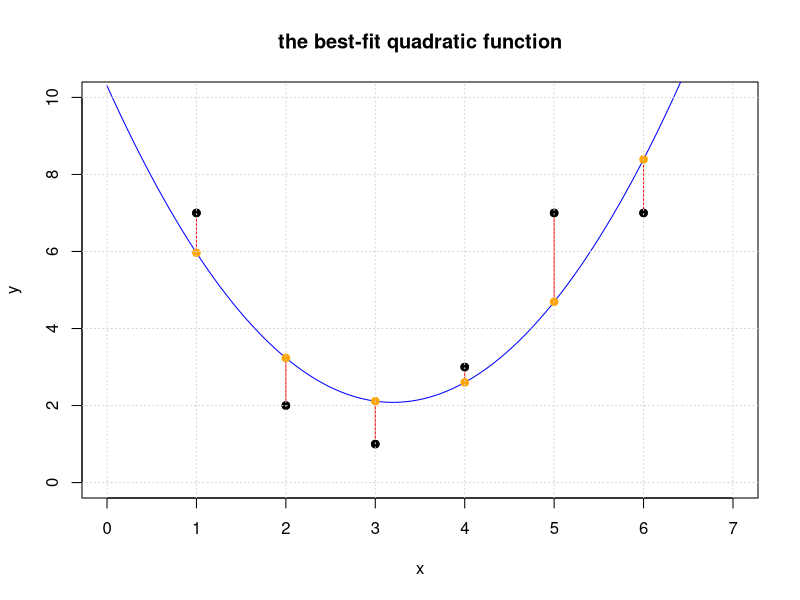
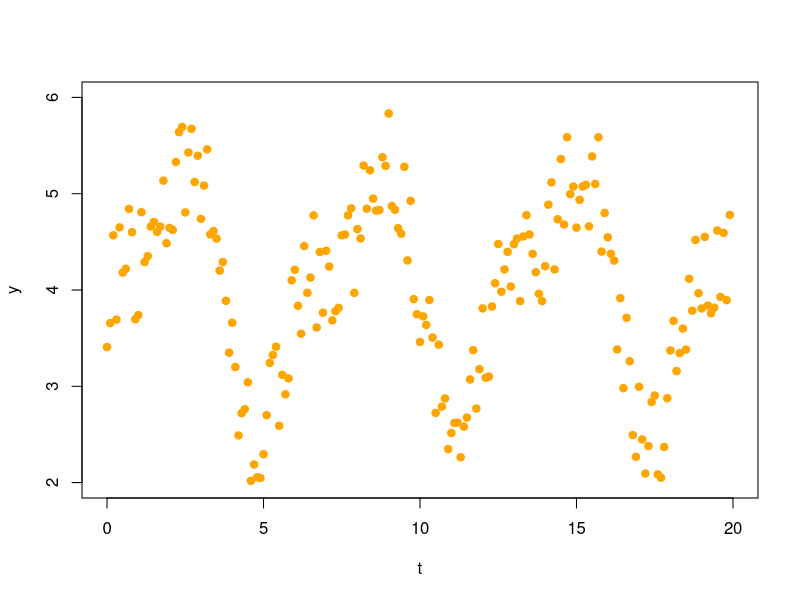
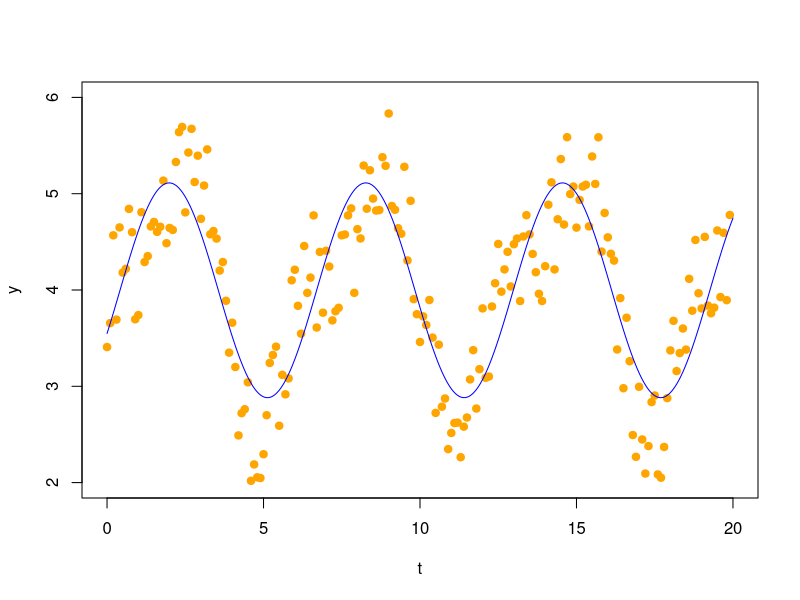

R code for these plots, in order:
## ---- chunk 1
require(pracma)
## ---- chunk 2
(A = cbind(c(1,2,-1,-2),c(1,2,3,4),c(1,0,1,0)))
b = c(9,5,5,8)
## ---- chunk 3
x = c(1,2,3,4,5,6)
y = c(7,2,1,3,7,7)
(A = cbind(x^0,x,x^2))
xhat = solve(t(A)%*%A,t(A)%*%y)
yhat = A %*% xhat
r = y - yhat
t(r) %*% r
## ---- chunk 4
#plot the original set of points
plot(x,y,pch=19,xlim=c(0,7),ylim=c(0,10), main='the best-fit quadratic function')
# generate points for the fitted line and plot it
tt = seq(0,7,len=100)  
lines(tt,xhat[1]+xhat[2]*tt+xhat[3]*tt^2,col='blue')
# add the residuals to the plot
for (i in 1:length(x)) {
  lines(c(x[i],x[i]),c(y[i],yhat[i]), col='red')
}
#add yhat to the plot
points(x,yhat,pch=19,col='orange')
#put the original points back on the plot last so we can see them 
points(x,y,pch=19,col="black")
grid()
## ---- chunk 5
MPG=c(16.9,15.5,19.2,18.5,30,27.5,27.2,30.9,20.3,17,21.6,16.2,20.6,20.8,18.6,18.1,17,17.6,16.5,18.2,26.5,21.9,34.1,35.1,27.4,31.5,29.5,28.4,28.8,26.8,33.5,34.2,31.8,37.3,30.5,22,21.5,31.9)
lbs=c( 3967.6,3689.14,3280.55,3585.4,1961.05,2329.6,2093,2029.3,2575.3,2857.4,2543.45,3103.1,3075.8,2793.7,3294.2,3103.1,3494.4,3389.75,3599.05,3485.3,2352.35,2648.1,1797.25,1742.65,2429.7,1810.9,1942.85,2429.7,2361.45,2457,2325.96,2002,1838.2,1938.3,1992.9,2561.65,2366,1925)
HP= c(155,142,125,150,68,95,97,75,103,125,115,133,105,85,110,120,130,129,138,135,88,109,65,80,80,71,68,90,115,115,90,70,65,69,78,97,110,71)
Cyl=c(8,8,8,8,4,4,4,4,5,6,4,6,6,6,6,6,8,8,8,8,4,6,4,4,4,4,4,4,6,6,4,4,4,4,4,6,4,4)
Car = c("BuickEstateWagon", "FordCountrySquireWagon", "ChevyMalibuWagon", "ChryslerLeBaronWagon", "Chevette", "ToyotaCorona", "Datsun510", "DodgeOmni", "Audi5000", "Volvo240GL", "Saab99GLE", "Peugeot694SL", "BuickCenturySpecial", "MercuryZephyr", "DodgeAspen", "AMCConcordD/L", "ChevyCapriceClassic", "FordLTD", "MercuryGrandMarquis", "DodgeStRegis", "FordMustang4", "FordMustangGhia", "MazdaGLC", "DodgeColt", "AMCSpirit", "VWScirocco", "HondaAccordLX", "BuickSkylark", "ChevyCitation", "OldsOmega", "PontiacPhoenix", "PlymouthHorizon", "Datsun210", "FiatStrada", "VWDasher", "Datsun810", "BMW320i", "VWRabbit")
df = data.frame(cbind(lbs,HP,Cyl,MPG)) #Convert to data frame
rownames(df)=Car
df
## ---- chunk 6
cars_lm = lm( MPG ~ lbs + HP + Cyl)
summary(cars_lm)
## ---- chunk 7
t = xx = seq(0,19.9,.1)
y = c(3.407646, 3.656257, 4.567893, 3.692689, 4.650019, 4.180795, 4.220037, 4.842083, 4.600134, 3.695645, 3.739377,
4.807793, 4.290227, 4.351877, 4.659800, 4.706735, 4.603592, 4.657165, 5.135868, 4.486025, 4.644551, 4.624029,
5.329163, 5.639380, 5.693772, 4.806000, 5.427808, 5.673742, 5.121300, 5.394885, 4.739374, 5.084819, 5.460250,
4.578189, 4.612040, 4.534047, 4.201825, 4.290607, 3.887900, 3.349325, 3.660084, 3.200437, 2.490044, 2.720811,
2.762054, 3.041436, 2.018788, 2.188567, 2.054767, 2.047622, 2.294727, 2.699933, 3.242642, 3.325224, 3.411680,
2.590417, 3.118911, 2.916444, 3.081886, 4.100586, 4.210242, 3.835767, 3.546563, 4.456711, 3.970233, 4.128838,
4.774915, 3.610540, 4.395443, 3.764436, 4.407476, 4.243399, 3.684473, 3.779193, 3.815080, 4.567609, 4.576654,
4.774486, 4.847797, 3.970489, 4.631950, 4.535347, 5.292626, 4.844237, 5.243421, 4.949116, 4.824773, 4.830172,
5.379016, 5.289537, 5.832770, 4.872205, 4.833122, 4.641696, 4.584196, 5.279393, 4.307142, 4.926093, 3.904820,
3.748701, 3.460324, 3.726250, 3.636625, 3.896051, 3.505842, 2.723539, 3.432293, 2.788161, 2.873195, 2.347629,
2.515592, 2.618861, 2.622653, 2.263514, 2.580999, 2.675959, 3.071311, 3.375476, 2.769042, 3.177973, 3.808895,
3.088136, 3.101224, 3.828743, 4.070292, 4.477982, 3.982855, 4.213733, 4.396489, 4.036487, 4.475438, 4.534266,
3.885322, 4.555555, 4.776902, 4.577201, 4.374555, 4.184732, 3.960706, 3.885492, 4.246883, 4.885794, 5.117945,
4.213779, 4.734693, 5.359801, 4.680284, 5.586846, 4.995826, 5.074366, 4.647961, 4.935794, 5.074724, 5.092661,
4.660553, 5.386633, 5.101599, 5.585815, 4.399249, 4.799980, 4.546865, 4.375893, 4.305302, 3.382458, 3.915698,
2.980115, 3.711861, 3.260457, 2.493755, 2.267661, 2.994923, 2.447978, 2.093928, 2.379100, 2.836308, 2.904491,
2.084674, 2.050629, 2.370026, 2.877150, 3.372492, 3.679573, 3.158224, 3.345067, 3.600110, 3.381230, 4.116003,
3.785123, 4.519719, 3.966509, 3.808330, 4.551462, 3.838009, 3.758539, 3.816730, 4.618030, 3.926753, 4.593788,
3.894390, 4.779126)
plot(t,y,col="orange",xlim=c(0,20),ylim=c(2,6),pch=19)
## ---- chunk 8
A = cbind(t^0, sin(t),cos(t))
A[1:10,]
## ---- chunk 9
(xhat = solve(t(A) %*% A, t(A) %*% y))
## ---- chunk 10
plot(t,y,col="orange",xlim=c(0,20),ylim=c(2,6),pch=19)
tt = seq(0,20,len=1000)
yy = xhat[1] + xhat[2]*sin(tt) + xhat[3]*cos(tt)
points(tt,yy,type='l',col="blue")
